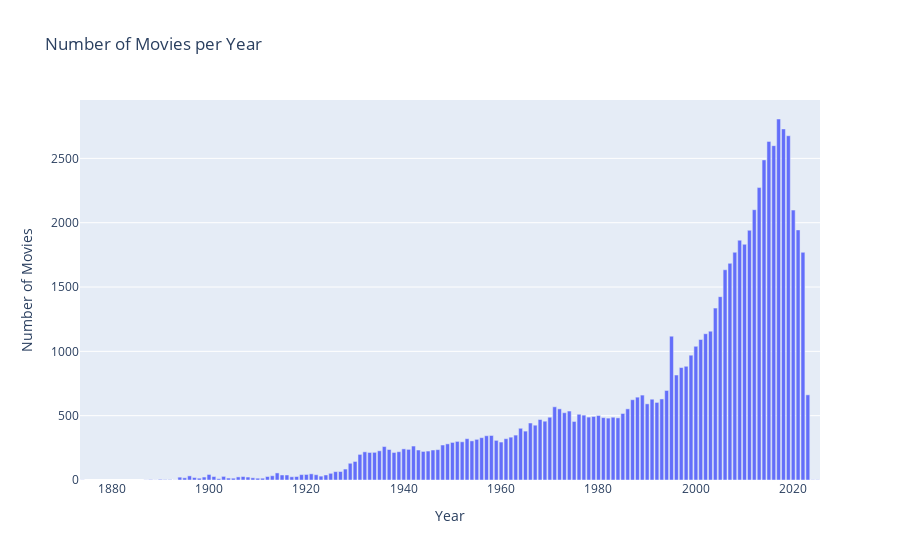

The cell this chart's notebook holds for it:
### Markdown cell above
По количеству фильмов в год

### Code cell
data['startYear'] = pd.to_numeric(data['startYear'], errors='coerce')
movies_per_year = data['startYear'].dropna().astype(int).value_counts().sort_index()

# Правильно переименуем колонки
movies_df = movies_per_year.reset_index()
movies_df.columns = ['year', 'count']

px.bar(movies_df, x='year', y='count',
       labels={'year': 'Year', 'count': 'Number of Movies'},
       title='Number of Movies per Year').show()

### Figure 1 — Plotly figure (JSON) as saved in the notebook; plotly's stock layout.template omitted (floating-point values rounded to 4 significant figures; data arrays with more than 128 entries replaced by an {"elided": "..."} marker saying what was removed)
{"data": [{"alignmentgroup": "True", "hovertemplate": "Year=%{x}<br>Number of Movies=%{y}<extra></extra>", "legendgroup": "", "marker": {"color": "#636efa", "pattern": {"shape": ""}}, "name": "", "offsetgroup": "", "orientation": "v", "showlegend": false, "textposition": "auto", "type": "bar", "x": {"elided": "140 int values"}, "xaxis": "x", "y": {"elided": "140 int values"}, "yaxis": "y"}], "layout": {"barmode": "relative", "legend": {"tracegroupgap": 0}, "title": {"text": "Number of Movies per Year"}, "xaxis": {"anchor": "y", "domain": [0, 1], "title": {"text": "Year"}}, "yaxis": {"anchor": "x", "domain": [0, 1], "title": {"text": "Number of Movies"}}}}
